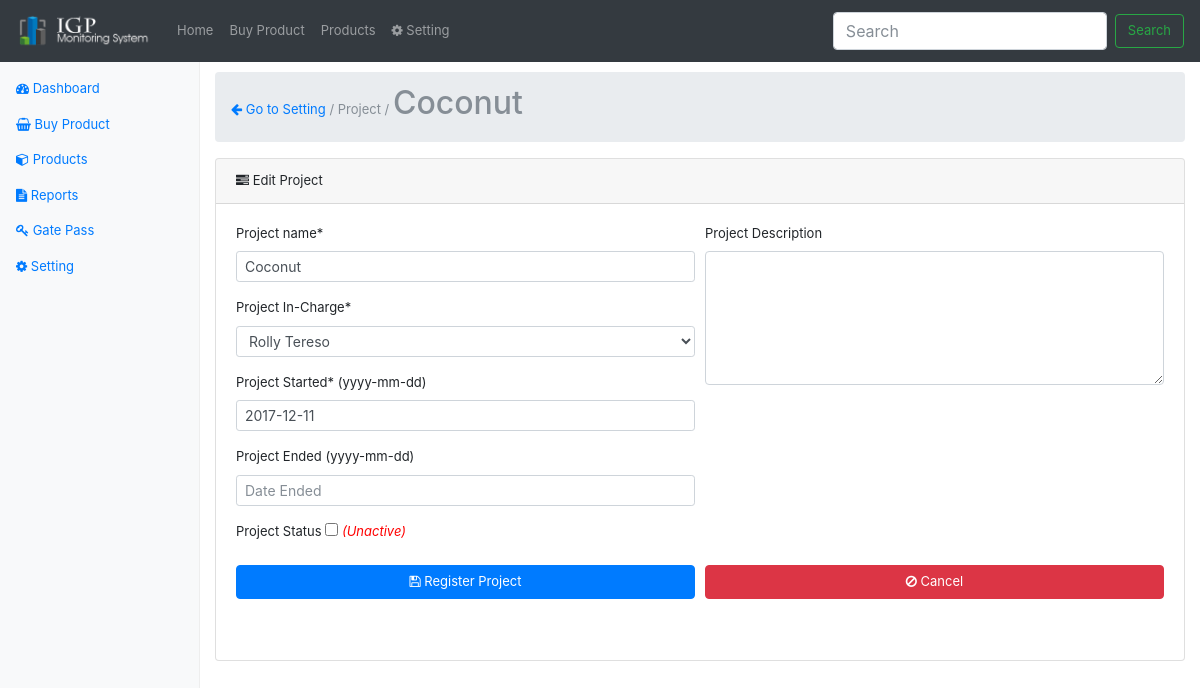
Page /project-register.php?edit=1 on the earlier database version.
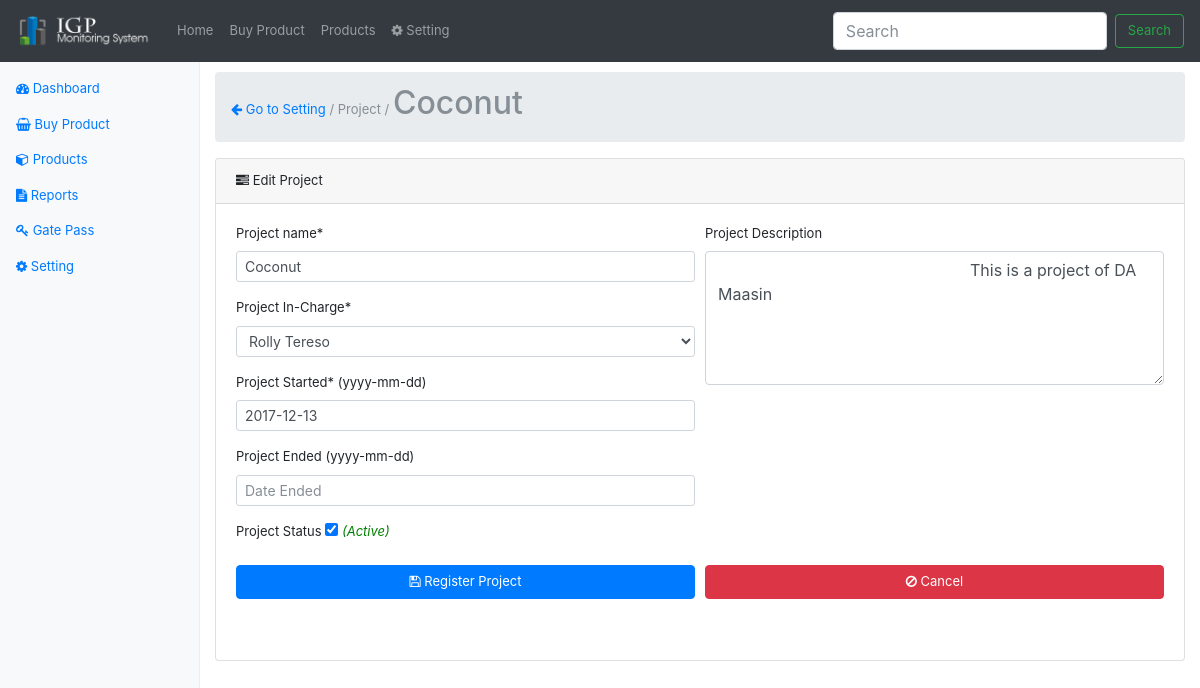
Same page on the later database version.
### tables this page shows
CREATE TABLE `projects` (
  `project_id` int(11) NOT NULL,
  `project_name` varchar(45) DEFAULT NULL,
  `project_description` varchar(45) DEFAULT NULL,
  `project_status` enum('Y','N') DEFAULT 'Y',
  `project_incharge` int(11) DEFAULT NULL,
  `project_started` date DEFAULT NULL,
  `project_ended` date DEFAULT NULL,
  `created_on` timestamp NULL DEFAULT CURRENT_TIMESTAMP,
  `created_by` int(11) DEFAULT NULL
);

### classes/DbConfig.php (called while the page is built, shortened)
<?php
class DbConfig
{
    private $_host = 'localhost';
    private $_username = 'root';
    private $_password = '';
    private $_database = 'monitoringsystem';
    protected $connection;
    public function __construct()
    {
        if (!isset($this->connection)) {
            $this->connection = new mysqli($this->_host, $this->_username, $this->_password, $this->_database);
        }
        return $this->connection;
    }
}
?>

### classes/Crud.php (called while the page is built, shortened)
<?php
include_once 'DbConfig.php';
class Crud extends DbConfig
{
    public function getData($query)
    {
        $result = $this->connection->query($query);
        $rows = array();
        while ($row = $result->fetch_assoc()) {
            $rows[] = $row;
        }
        return $rows;
    }
}
?>

### project-register.php (the view, shortened to what the changed rows need)
<?php
    require_once('layout/header.php');
    require_once('classes/Crud.php');
    $crud = new Crud();
    $users = $crud->getData("SELECT * FROM users ;");
    $project_name= "";
    $project_description  = "";
    $project_status="";
    $project_incharge ="";
    $project_started ="";
    $project_ended ="";
    $found=false;
    $add=true;
    if(isset($_GET['edit'])){
       $id = $crud->escape_string($_GET['edit']);
       if(is_numeric($id) && $id!=''){
            $projects = $crud->getData("SELECT * FROM projects WHERE project_id=".$_GET['edit']);
            $found=(count($projects)==1)?true:false;
            $add=false;
            foreach ($projects as $res) {
                $project_name = $res['project_name'];
                $project_description  = $res['project_description'];
                $project_status  = $res['project_status'];
                $project_incharge =$res['project_incharge'];
                $project_started =$res['project_started'];
                $project_ended =$res['project_ended'];
            }
      }
    }
?>
<link href="assets/bootstrap-datepicker3.min.css" rel="stylesheet">
<?php require_once('layout/nav.php');?>
        <main role="main" class="col-sm-9 ml-sm-auto col-md-10 pt-3">
           <nav aria-label="breadcrumb" role="navigation">
              <ol class="breadcrumb">
                    <li class="breadcrumb-item active" aria-current="page"><a href='setting.php'><i class="fa fa-arrow-left" aria-hidden="true"></i> Go to Setting</a> / Project / <h2><?php echo  $project_name;?></h2></li>
              </ol>
           </nav>
         <div class="card">
              <div class="card-body">
              <?php if($found || $add){?>
                      <div class="row">
                        <div class="col-md-12">
                               <form data-toggle="validator" role="form" id="form">
                                        <div class="form-row">
                                              <div class="col-md-6">
                                                  <div class="form-group">
                                                        <label for="exampleInputName">Project name*</label>
                                                        <input class="form-control form-control-sm" id="project_name" name="project_name" type="text"  placeholder="Enter project name" required value="<?php echo $project_name;?>">
                                                  </div>
                                                   <div class="form-group">
                                                  <label>Project In-Charge*</label>
                                                        <select required class="form-control form-control-sm" id="project_incharge" name="project_incharge">
                                                              <?php
                                                                  foreach ($users as $res) {
                                                              ?>
                                                              <option value="<?php echo $res['user_id'];?>"
                                                                <?php echo($res['user_id']==$project_incharge)?'Selected':'';?>
                                                                ><?php echo $res['firstname'].' '.$res['lastname'];?></option>
                                                              <?php } ?>
                                                        </select>
                                                  </div>
                                                   <div class="form-group">
                                                        <label >Project Started* (yyyy-mm-dd)</label>
                                                        <input class="form-control form-control-sm" id="project_started" name="project_started" type="text"  placeholder="Date Started" data-date-format="yyyy-mm-dd" required value="<?php echo $project_started;?>">
                                                    </div>
                                                    <div class="form-group">
                                                        <label >Project Ended (yyyy-mm-dd)</label>
                                                        <input data-date-format="yyyy-mm-dd" class="form-control form-control-sm" id="project_ended" name="project_ended" type="text"  placeholder="Date Ended" value="<?php echo ($project_ended=='0000-00-00')?'':$project_ended;?>">
                                                    </div>
                                                    <div class="form-group">
                                                              <label for="check">Project Status</label>
                                                              <input  id="project_status" name="project_status" type="checkbox"
                                                              <?php echo($project_status=='Y')?'checked':'';?> />
                                                              <span id="stat" class="italic <?php echo($project_status=='Y')?'green':'red';?>"><?php echo($project_status=='Y')?'(Active)':'(Unactive)';?></span>
                                                    </div>
                                              </div>
                                              <div class="col-md-6">
                                                 <div class="form-group">
                                                      <label for="exampleInputLastName">Project Description</label>
                                                      <textarea rows="5" class="form-control " name="project_description" style="margin-top: 0px; margin-bottom: 0px;">
                                                        <?php echo($project_description=='')?'':$project_description;?></textarea>
                                                  </div>
                                              </div>
                                        </div>
                                        <div class="form-group">
                                          <div class="form-row">
                                              <div class="col-md-6">
                                                  <button type="submit" name="submit" class="btn btn-primary btn-block" ><i class="fa fa-floppy-o" aria-hidden="true"></i> Register Project</button>
                                              </div>
                                              <br/><br/>
                                              <div class="col-md-6">
                                                  <button id="cancel" class="btn btn-danger btn-block" ><i class="fa fa-ban" aria-hidden="true"></i> Cancel</button>
                                              </div>
                                          </div>
                                      </div>
                              </form>
                              <br/>
                      </div>
                  </div>
                  <?php }else{?>
                         <h2 style="text-align: center;width: 100%;"><span style='color:red;'>SYSTEM ERROR 404:</span><br/><small>Project Not Found, maybe because project is not exist.</small></h2>
                  <?php } ?>
              </div>
        </div>
        </div>
<?php require_once('layout/footer.php');?>

Differences in the rows shown:
changed projects "Coconut": project_started "2017-12-11" → "2017-12-13"; project_status "☐" → "☑"; project_description (not shown) → "This is a project of DA Maasin"
Other differences:
text no longer shown: "(Unactive)"
text now shown: "(Active)"
